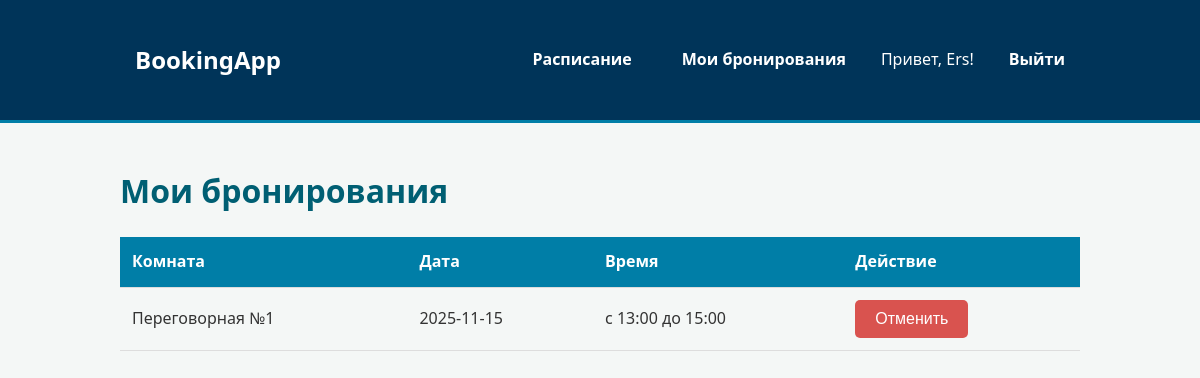
/dashboard (signed in), run on the app's committed database.
### tables this page shows
CREATE TABLE bookings (
    id INTEGER PRIMARY KEY AUTOINCREMENT,
    room_id INTEGER NOT NULL,
    user_id INTEGER NOT NULL,
    booking_date TEXT NOT NULL,
    start_time TEXT NOT NULL,
    end_time TEXT NOT NULL,
    FOREIGN KEY (room_id) REFERENCES rooms (id),
    FOREIGN KEY (user_id) REFERENCES users (id)
);

CREATE TABLE rooms (
    id INTEGER PRIMARY KEY AUTOINCREMENT,
    name TEXT NOT NULL UNIQUE,
    description TEXT
);

### app.py (the view)
@app.route('/dashboard')
@login_required
def user_dashboard():
    db = get_db()
    user_id = session['user_id']
    my_bookings = db.execute('''
        SELECT b.*, r.name as room_name
        FROM bookings b
        JOIN rooms r ON b.room_id = r.id
        WHERE b.user_id = ?
        ORDER BY b.booking_date, b.start_time
    ''', (user_id,)).fetchall()
    return render_template('user_dashboard.html', bookings=my_bookings)

### app.py (called while the page is built)
def get_db():
    db = getattr(g, '_database', None)
    if db is None:
        db = g._database = sqlite3.connect(DATABASE)
        db.row_factory = sqlite3.Row  # Позволяет обращаться к колонкам по имени
    return db

@app.teardown_appcontext
def close_connection(exception):
    db = getattr(g, '_database', None)
    if db is not None:
        db.close()

def login_required(f):
    @wraps(f)
    def decorated_function(*args, **kwargs):
        if 'user_id' not in session:
            return redirect(url_for('login'))
        return f(*args, **kwargs)
    return decorated_function

### templates/user_dashboard.html (shortened to what this page needs)
{% extends "base.html" %}
{% block content %}
<h1>Мои бронирования</h1>
{% if bookings %}
<table>
    <thead>
        <tr>
            <th>Комната</th>
            <th>Дата</th>
            <th>Время</th>
            <th>Действие</th>
        </tr>
    </thead>
    <tbody>
        {% for booking in bookings %}
        <tr>
            <td>{{ booking.room_name }}</td>
            <td>{{ booking.booking_date }}</td>
            <td>с {{ booking.start_time }} до {{ booking.end_time }}</td>
            <td>
                <form action="{{ url_for('cancel_booking', booking_id=booking.id) }}" method="post"
                    style="display:inline;">
                    <button type="submit" class="btn btn-danger">Отменить</button>
                </form>
            </td>
        </tr>
        {% endfor %}
    </tbody>
</table>
{% else %}
<p>У вас пока нет активных бронирований.</p>
{% endif %}
{% endblock %}

### static/style.css (style rules this page uses)
body { font-family: 'Segoe UI', Tahoma, Geneva, Verdana, sans-serif; background-color: #f4f7f6; color: #333; margin: 0; padding: 0; line-height: 1.6; }
h1, h2 { color: #005f73; }
.btn { display: inline-block; background: #007ea7; color: #fff; padding: 10px 20px; border: none; border-radius: 5px; cursor: pointer; text-decoration: none; font-size: 1rem; transition: background-color 0.3s; }
.btn-danger { background: #d9534f; }
table { width: 100%; border-collapse: collapse; margin-top: 20px; }
th, td { padding: 12px; text-align: left; border-bottom: 1px solid #ddd; }
th { background-color: #007ea7; color: white; }

### data on the page
bookings: room_name "Переговорная №1", booking_date "2025-11-15", start_time "13:00", end_time "15:00"

### other printed values
{{ session.user_name }} "Ers"
